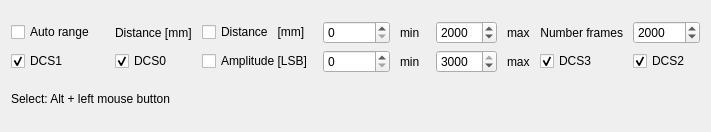
<?xml version="1.0" encoding="UTF-8"?>
<ui version="4.0">
 <class>WidgetTimeScope</class>
 <widget class="QWidget" name="WidgetTimeScope">
  <property name="geometry">
   <rect>
    <x>0</x>
    <y>0</y>
    <width>681</width>
    <height>132</height>
   </rect>
  </property>
  <property name="windowTitle">
   <string>TimeScope</string>
  </property>
  <layout class="QGridLayout" name="gridLayout_3">
   <item row="2" column="3">
    <widget class="QLabel" name="labelActValue">
     <property name="text">
      <string/>
     </property>
    </widget>
   </item>
   <item row="1" column="0" colspan="4">
    <layout class="QGridLayout" name="gridLayout" rowstretch="0" columnstretch="0"/>
   </item>
   <item row="2" column="0">
    <widget class="QLabel" name="label">
     <property name="sizePolicy">
      <sizepolicy hsizetype="Minimum" vsizetype="Fixed">
       <horstretch>0</horstretch>
       <verstretch>0</verstretch>
      </sizepolicy>
     </property>
     <property name="toolTip">
      <string>&lt;html&gt;&lt;head/&gt;&lt;body&gt;&lt;p&gt;Select: Alt + left mouse button&lt;/p&gt;&lt;p&gt;Deselect: Alt + Right mouse button&lt;/p&gt;&lt;p&gt;Deselect all: Right mouse button&lt;/p&gt;&lt;/body&gt;&lt;/html&gt;</string>
     </property>
     <property name="text">
      <string>Select: Alt + left mouse button</string>
     </property>
    </widget>
   </item>
   <item row="2" column="2">
    <widget class="QLabel" name="labelCoordinates">
     <property name="sizePolicy">
      <sizepolicy hsizetype="Preferred" vsizetype="Fixed">
       <horstretch>1</horstretch>
       <verstretch>0</verstretch>
      </sizepolicy>
     </property>
     <property name="text">
      <string/>
     </property>
    </widget>
   </item>
   <item row="2" column="1">
    <spacer name="horizontalSpacer_2">
     <property name="orientation">
      <enum>Qt::Horizontal</enum>
     </property>
     <property name="sizeHint" stdset="0">
      <size>
       <width>40</width>
       <height>20</height>
      </size>
     </property>
    </spacer>
   </item>
   <item row="0" column="0" colspan="4">
    <layout class="QGridLayout" name="gridLayout_2">
     <property name="horizontalSpacing">
      <number>10</number>
     </property>
     <item row="4" column="14">
      <widget class="QCheckBox" name="checkBoxShowDcs3">
       <property name="toolTip">
        <string>show DCS3 curve</string>
       </property>
       <property name="text">
        <string>DCS3</string>
       </property>
       <property name="checked">
        <bool>true</bool>
       </property>
      </widget>
     </item>
     <item row="3" column="6">
      <widget class="QLabel" name="labelLeftMin">
       <property name="text">
        <string>min  </string>
       </property>
       <property name="alignment">
        <set>Qt::AlignLeading|Qt::AlignLeft|Qt::AlignVCenter</set>
       </property>
      </widget>
     </item>
     <item row="4" column="3">
      <widget class="QCheckBox" name="checkBoxShowRight">
       <property name="sizePolicy">
        <sizepolicy hsizetype="Minimum" vsizetype="Fixed">
         <horstretch>0</horstretch>
         <verstretch>0</verstretch>
        </sizepolicy>
       </property>
       <property name="minimumSize">
        <size>
         <width>0</width>
         <height>0</height>
        </size>
       </property>
       <property name="focusPolicy">
        <enum>Qt::NoFocus</enum>
       </property>
       <property name="toolTip">
        <string>&lt;html&gt;&lt;head/&gt;&lt;body&gt;&lt;p&gt;&lt;span style=&quot; font-size:10pt;&quot;&gt;Select amplitude curve&lt;/span&gt;&lt;/p&gt;&lt;/body&gt;&lt;/html&gt;</string>
       </property>
       <property name="layoutDirection">
        <enum>Qt::LeftToRight</enum>
       </property>
       <property name="text">
        <string>Amplitude [LSB]</string>
       </property>
      </widget>
     </item>
     <item row="4" column="8">
      <widget class="QLabel" name="labelRightMax">
       <property name="text">
        <string>max</string>
       </property>
      </widget>
     </item>
     <item row="3" column="8">
      <widget class="QLabel" name="labelLeftMax">
       <property name="text">
        <string>max</string>
       </property>
       <property name="alignment">
        <set>Qt::AlignLeading|Qt::AlignLeft|Qt::AlignVCenter</set>
       </property>
      </widget>
     </item>
     <item row="3" column="14">
      <widget class="QLabel" name="lNumberOfSamples_2">
       <property name="text">
        <string>Number frames</string>
       </property>
       <property name="alignment">
        <set>Qt::AlignRight|Qt::AlignTrailing|Qt::AlignVCenter</set>
       </property>
      </widget>
     </item>
     <item row="3" column="2">
      <widget class="QLabel" name="lMeasurementType">
       <property name="text">
        <string>Distance [mm]</string>
       </property>
      </widget>
     </item>
     <item row="3" column="7">
      <widget class="QSpinBox" name="spinBoxLeftMax">
       <property name="minimumSize">
        <size>
         <width>0</width>
         <height>0</height>
        </size>
       </property>
       <property name="toolTip">
        <string>&lt;html&gt;&lt;head/&gt;&lt;body&gt;&lt;p&gt;&lt;span style=&quot; font-size:10pt;&quot;&gt;Maximum value for distance axis&lt;/span&gt;&lt;/p&gt;&lt;/body&gt;&lt;/html&gt;</string>
       </property>
       <property name="keyboardTracking">
        <bool>false</bool>
       </property>
       <property name="suffix">
        <string/>
       </property>
       <property name="minimum">
        <number>1</number>
       </property>
       <property name="maximum">
        <number>99999</number>
       </property>
       <property name="singleStep">
        <number>10</number>
       </property>
       <property name="value">
        <number>2000</number>
       </property>
      </widget>
     </item>
     <item row="3" column="1">
      <spacer name="horizontalSpacer_3">
       <property name="orientation">
        <enum>Qt::Horizontal</enum>
       </property>
       <property name="sizeType">
        <enum>QSizePolicy::Fixed</enum>
       </property>
       <property name="sizeHint" stdset="0">
        <size>
         <width>10</width>
         <height>20</height>
        </size>
       </property>
      </spacer>
     </item>
     <item row="4" column="2">
      <widget class="QCheckBox" name="checkBoxShowDcs0">
       <property name="toolTip">
        <string>show DCS0 curve</string>
       </property>
       <property name="text">
        <string>DCS0</string>
       </property>
       <property name="checked">
        <bool>true</bool>
       </property>
      </widget>
     </item>
     <item row="4" column="4">
      <widget class="QSpinBox" name="spinBoxRightMin">
       <property name="minimumSize">
        <size>
         <width>0</width>
         <height>0</height>
        </size>
       </property>
       <property name="toolTip">
        <string>&lt;html&gt;&lt;head/&gt;&lt;body&gt;&lt;p&gt;&lt;span style=&quot; font-size:10pt;&quot;&gt;Minimum value for amplitude axis&lt;/span&gt;&lt;/p&gt;&lt;/body&gt;&lt;/html&gt;</string>
       </property>
       <property name="keyboardTracking">
        <bool>false</bool>
       </property>
       <property name="maximum">
        <number>200000</number>
       </property>
       <property name="singleStep">
        <number>10</number>
       </property>
      </widget>
     </item>
     <item row="4" column="15">
      <widget class="QCheckBox" name="checkBoxShowDcs2">
       <property name="toolTip">
        <string>show DCS2 curve</string>
       </property>
       <property name="text">
        <string>DCS2</string>
       </property>
       <property name="checked">
        <bool>true</bool>
       </property>
      </widget>
     </item>
     <item row="4" column="0">
      <widget class="QCheckBox" name="checkBoxShowDcs1">
       <property name="toolTip">
        <string>show DCS1 curve</string>
       </property>
       <property name="text">
        <string>DCS1</string>
       </property>
       <property name="checked">
        <bool>true</bool>
       </property>
      </widget>
     </item>
     <item row="3" column="15">
      <widget class="QSpinBox" name="spinBoxNumberOfValues">
       <property name="minimumSize">
        <size>
         <width>0</width>
         <height>0</height>
        </size>
       </property>
       <property name="maximumSize">
        <size>
         <width>16777215</width>
         <height>16777215</height>
        </size>
       </property>
       <property name="font">
        <font>
         <family>Arial</family>
        </font>
       </property>
       <property name="toolTip">
        <string>&lt;html&gt;&lt;head/&gt;&lt;body&gt;&lt;p&gt;&lt;span style=&quot; font-size:10pt;&quot;&gt;The number of values represented in time scope&lt;/span&gt;&lt;/p&gt;&lt;/body&gt;&lt;/html&gt;</string>
       </property>
       <property name="styleSheet">
        <string notr="true"/>
       </property>
       <property name="keyboardTracking">
        <bool>false</bool>
       </property>
       <property name="suffix">
        <string/>
       </property>
       <property name="minimum">
        <number>10</number>
       </property>
       <property name="maximum">
        <number>100000</number>
       </property>
       <property name="singleStep">
        <number>10</number>
       </property>
       <property name="value">
        <number>2000</number>
       </property>
      </widget>
     </item>
     <item row="3" column="13">
      <spacer name="horizontalSpacer">
       <property name="orientation">
        <enum>Qt::Horizontal</enum>
       </property>
       <property name="sizeHint" stdset="0">
        <size>
         <width>40</width>
         <height>20</height>
        </size>
       </property>
      </spacer>
     </item>
     <item row="3" column="3">
      <widget class="QCheckBox" name="checkBoxShowLeft">
       <property name="sizePolicy">
        <sizepolicy hsizetype="Minimum" vsizetype="Fixed">
         <horstretch>0</horstretch>
         <verstretch>0</verstretch>
        </sizepolicy>
       </property>
       <property name="focusPolicy">
        <enum>Qt::NoFocus</enum>
       </property>
       <property name="toolTip">
        <string>&lt;html&gt;&lt;head/&gt;&lt;body&gt;&lt;p&gt;&lt;span style=&quot; font-size:10pt;&quot;&gt;Select distance curve&lt;/span&gt;&lt;/p&gt;&lt;/body&gt;&lt;/html&gt;</string>
       </property>
       <property name="layoutDirection">
        <enum>Qt::LeftToRight</enum>
       </property>
       <property name="text">
        <string>Distance   [mm]</string>
       </property>
      </widget>
     </item>
     <item row="4" column="6">
      <widget class="QLabel" name="labelRightMin">
       <property name="text">
        <string>min  </string>
       </property>
      </widget>
     </item>
     <item row="4" column="7">
      <widget class="QSpinBox" name="spinBoxRightMax">
       <property name="sizePolicy">
        <sizepolicy hsizetype="Minimum" vsizetype="Fixed">
         <horstretch>0</horstretch>
         <verstretch>0</verstretch>
        </sizepolicy>
       </property>
       <property name="minimumSize">
        <size>
         <width>0</width>
         <height>0</height>
        </size>
       </property>
       <property name="toolTip">
        <string>&lt;html&gt;&lt;head/&gt;&lt;body&gt;&lt;p&gt;&lt;span style=&quot; font-size:10pt;&quot;&gt;Maximum value for amplitude axis&lt;/span&gt;&lt;/p&gt;&lt;/body&gt;&lt;/html&gt;</string>
       </property>
       <property name="keyboardTracking">
        <bool>false</bool>
       </property>
       <property name="minimum">
        <number>1</number>
       </property>
       <property name="maximum">
        <number>3000</number>
       </property>
       <property name="singleStep">
        <number>10</number>
       </property>
       <property name="value">
        <number>3000</number>
       </property>
      </widget>
     </item>
     <item row="3" column="0">
      <widget class="QCheckBox" name="checkBoxAutoScale">
       <property name="sizePolicy">
        <sizepolicy hsizetype="Minimum" vsizetype="Fixed">
         <horstretch>0</horstretch>
         <verstretch>0</verstretch>
        </sizepolicy>
       </property>
       <property name="focusPolicy">
        <enum>Qt::NoFocus</enum>
       </property>
       <property name="toolTip">
        <string>&lt;html&gt;&lt;head/&gt;&lt;body&gt;&lt;p&gt;&lt;span style=&quot; font-size:10pt;&quot;&gt;Turn on/off auto scaling. If auto scale is on the axis range is floating depending from current minimal and maximal signal level.&lt;/span&gt;&lt;/p&gt;&lt;/body&gt;&lt;/html&gt;</string>
       </property>
       <property name="text">
        <string>Auto range</string>
       </property>
      </widget>
     </item>
     <item row="3" column="4">
      <widget class="QSpinBox" name="spinBoxLeftMin">
       <property name="minimumSize">
        <size>
         <width>0</width>
         <height>0</height>
        </size>
       </property>
       <property name="toolTip">
        <string>&lt;html&gt;&lt;head/&gt;&lt;body&gt;&lt;p&gt;&lt;span style=&quot; font-size:10pt;&quot;&gt;Minimum value for distance axis&lt;/span&gt;&lt;/p&gt;&lt;/body&gt;&lt;/html&gt;</string>
       </property>
       <property name="keyboardTracking">
        <bool>false</bool>
       </property>
       <property name="suffix">
        <string/>
       </property>
       <property name="maximum">
        <number>99999</number>
       </property>
       <property name="singleStep">
        <number>10</number>
       </property>
       <property name="value">
        <number>0</number>
       </property>
      </widget>
     </item>
     <item row="3" column="16">
      <spacer name="horizontalSpacer_4">
       <property name="orientation">
        <enum>Qt::Horizontal</enum>
       </property>
       <property name="sizeHint" stdset="0">
        <size>
         <width>40</width>
         <height>20</height>
        </size>
       </property>
      </spacer>
     </item>
    </layout>
   </item>
  </layout>
 </widget>
 <resources/>
 <connections/>
</ui>
